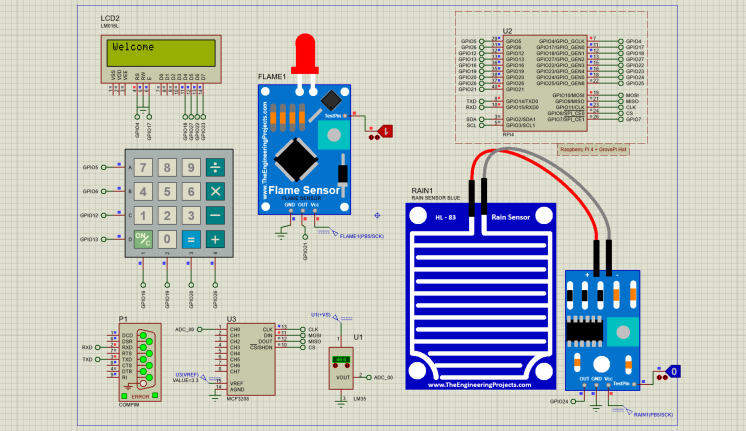
#> input picture media/1.png, 1492 x 862 px, given in place of the camera (shown at 1/2 size)
$ python myserial.py
#> lines starting #> are read from the running program, lines starting #| are printed output that depends on the picture; after the words box and inside, x2 and y2 are one past the last pixel; in counts of white or black regions, pixels touching at a corner belong together
import cv2
import numpy as np
import time
import serial
s = serial.Serial(port='COM1', baudrate=9600)
cap = cv2.VideoCapture(0)
flag = ""
cr=0
cb=0
cg=0
ret,im = cap.read()
#> im is the input picture: shape (862, 1492, 3); mean B, G, R 191.5, 191.1, 186.6
hsv = cv2.cvtColor(im,cv2.COLOR_BGR2HSV)
#> hsv: shape (862, 1492, 3); mean H, S, V 39.9, 50.6, 209
#yellow
lowyellow=np.array([20,50,100],dtype=np.uint8) #Lower Limit of Yetllow color
highyellow=np.array([42,255,255],dtype=np.uint8) #Upper LIMIT of Yellow Color
mask = cv2.inRange(hsv, lowyellow,highyellow) #Count Total number of pixel in lower and higher limit range correspond to Yellow color
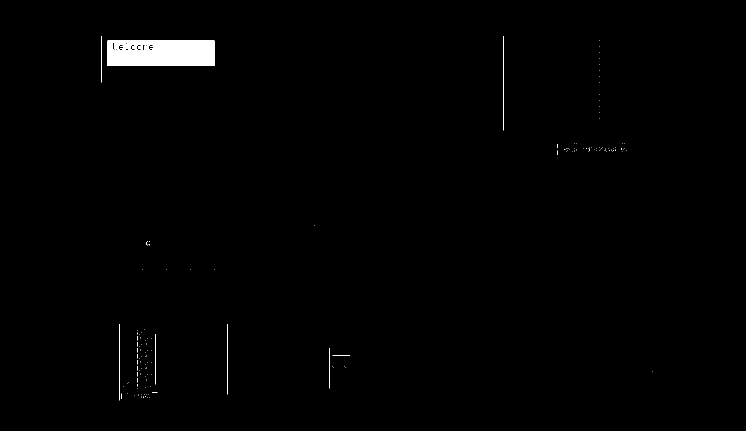
#> mask: shape (862, 1492) (shown at 1/2 size); 0.9% white; 149 white regions (141 under 20 px), largest, box (x1, y1, x2, y2) and area: (215, 81, 429, 132) 10515, (1007, 72, 1008, 261) 189, (239, 648, 240, 801) 153
#blue
lowblue=np.array([110,130,50],dtype=np.uint8)
highblue=np.array([130,255,255],dtype=np.uint8)
maskb = cv2.inRange(hsv, lowblue,highblue)
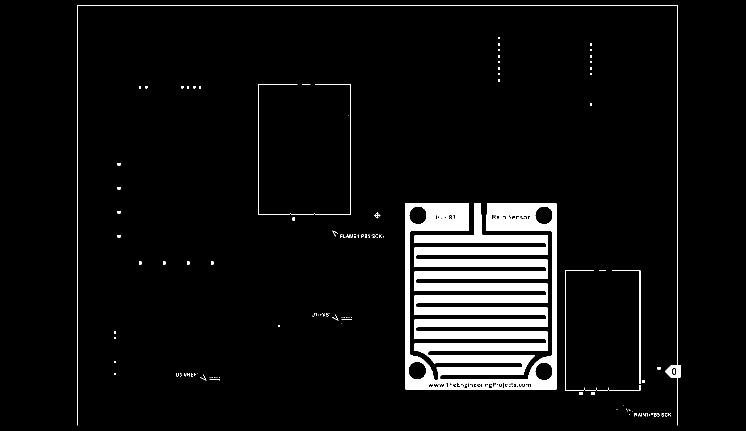
#> maskb: shape (862, 1492) (shown at 1/2 size); 6.2% white; 154 white regions (107 under 20 px), largest, box (x1, y1, x2, y2) and area: (811, 406, 1113, 779) 71322, (154, 10, 1361, 851) 3373, (516, 169, 595, 430) 725
#green
lowgreen=np.array([44,54,63],dtype=np.uint8)
highgreen=np.array([90,255,255],dtype=np.uint8)
maskg = cv2.inRange(hsv, lowgreen,highgreen)
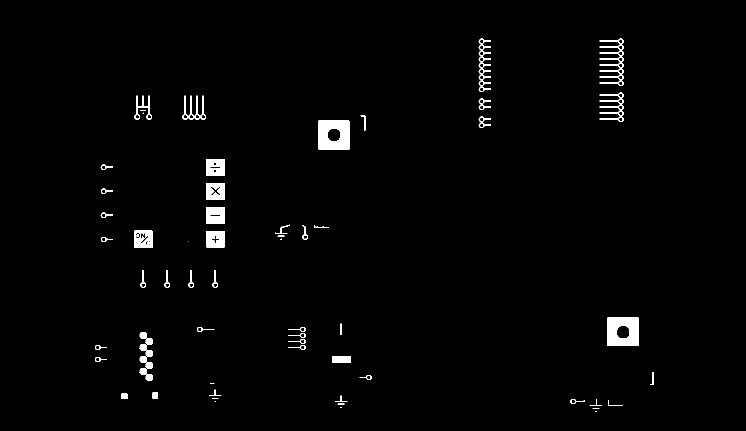
#> maskg: shape (862, 1492) (shown at 1/2 size); 1.5% white; 89 white regions (7 under 20 px), largest, box (x1, y1, x2, y2) and area: (636, 241, 699, 299) 3108, (1215, 635, 1278, 692) 3057, (413, 414, 449, 448) 1167

cv2.imshow("",im)   # show your video output on windows )
cr=cv2.countNonZero(mask) #count the total number of non-zero pixel from mask for yellow color
#> cr = 11601
cb=cv2.countNonZero(maskb) #count the total number of non-zero pixel from mask for blue color
#> cb = 79370
cg=cv2.countNonZero(maskg)  #count the total number of non-zero pixel from mask for blue green
#> cg = 19928
'''
Depending upon pixel limit print color name on output window
'''
if(cb>4000):
    print ("blue")
    flag = "blue"
    s.write(b'b')
elif(cg>32000):
    print ('green')
    flag = "green"
    s.write(b'g')
elif(cr>8000):
    print ('yellow')
    flag = "yellow"
    s.write(b'y')
else:
    s.write(b'n')
    flag = "no"
    print("no color detected")
while True:
    cr=0
    cb=0
    cg=0
    ret,im = cap.read() #READ FRAMES from Camera
    hsv = cv2.cvtColor(im,cv2.COLOR_BGR2HSV) #CONVERT FRAMES FROM COLOR TO HSV

    '''
    THE PIXELS IN THE IMAGE IN THE RANGE IN cv2.inRange() will be converted to white pixels and rest black
    lower_red = np.array([0,50,50])
    upper_red = np.array([20,255,255])
    mask0 = cv2.inRange(hsv, lower_red ,upper_red)

     #upper mask red
    lower_red = np.array([170,50,50])
    upper_red = np.array([180,255,255])
    mask1 = cv2.inRange(hsv, lower_red ,upper_red)
    mask=mask0+mask1'''
    #yellow
    lowyellow=np.array([20,50,100],dtype=np.uint8) #Lower Limit of Yetllow color
    highyellow=np.array([42,255,255],dtype=np.uint8) #Upper LIMIT of Yellow Color
    mask = cv2.inRange(hsv, lowyellow,highyellow) #Count Total number of pixel in lower and higher limit range correspond to Yellow color
    #blue
    lowblue=np.array([110,130,50],dtype=np.uint8)
    highblue=np.array([130,255,255],dtype=np.uint8)
    maskb = cv2.inRange(hsv, lowblue,highblue)
    #green
    lowgreen=np.array([44,54,63],dtype=np.uint8)
    highgreen=np.array([90,255,255],dtype=np.uint8)
    maskg = cv2.inRange(hsv, lowgreen,highgreen)

    cv2.imshow("",im)   # show your video output on windows )
    cr=cv2.countNonZero(mask) #count the total number of non-zero pixel from mask for yellow color
    cb=cv2.countNonZero(maskb) #count the total number of non-zero pixel from mask for blue color
    cg=cv2.countNonZero(maskg)  #count the total number of non-zero pixel from mask for blue green
    '''
    Depending upon pixel limit print color name on output window
    '''
    if(cb>4000):
        if(flag!="blue"):
            print ('blue')
            flag = "blue"
            s.write(b'b')
    elif(cg>32000):
        if(flag!="green"):
            print ('green')
            flag = "green"
            s.write(b'g')
    elif(cr>8000):
        if(flag !="yellow"):
            print ('yellow')
            flag = "yellow"
            s.write(b'y')
    else:
        if(flag !="no"):
            flag = "no"
            s.write(b'n')
            print("no color detected")
    if cv2.waitKey(1) & 0xff==ord('q'):
#> (key q is pressed here)
        break
cv2.waitKey()
cap.release()
cv2.destroyAllWindows()

$ run again, on media/2.png
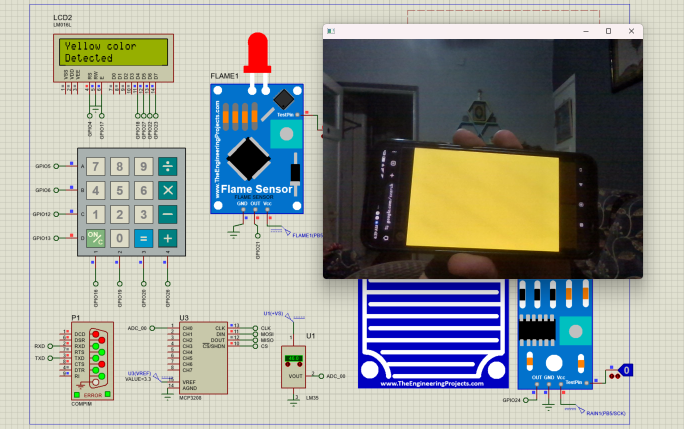
#> input picture media/2.png, 1368 x 858 px, given in place of the camera (shown at 1/2 size)
#> im is the input picture: shape (858, 1368, 3); mean B, G, R 152.9, 158.6, 155.3
#> hsv: shape (858, 1368, 3); mean H, S, V 51.4, 65.7, 174.9
#> `mask = cv2.inRange(hsv, lowyellow,highyellow)`:
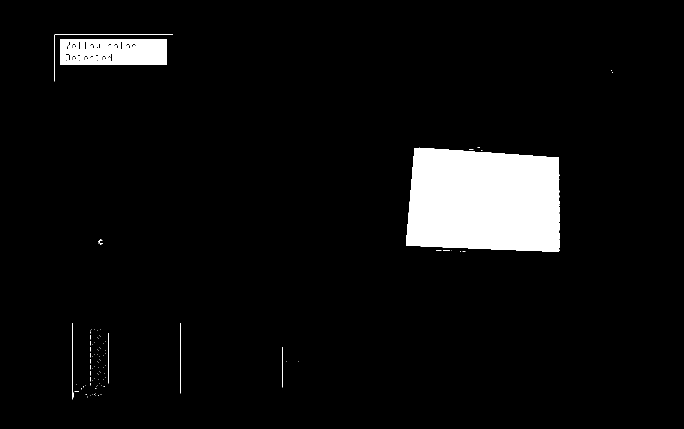
#> mask: shape (858, 1368) (shown at 1/2 size); 5.9% white; 100 white regions (92 under 20 px), largest, box (x1, y1, x2, y2) and area: (812, 295, 1119, 504) 57613, (120, 79, 334, 130) 9943, (108, 69, 346, 163) 330
#> maskb: shape (858, 1368); 4.1% white; 150 white regions (114 under 20 px), largest, box (x1, y1, x2, y2) and area: (716, 558, 1018, 777) 40245, (59, 8, 1266, 849) 4062, (421, 167, 500, 428) 802
#> `maskg = cv2.inRange(hsv, lowgreen,highgreen)`:
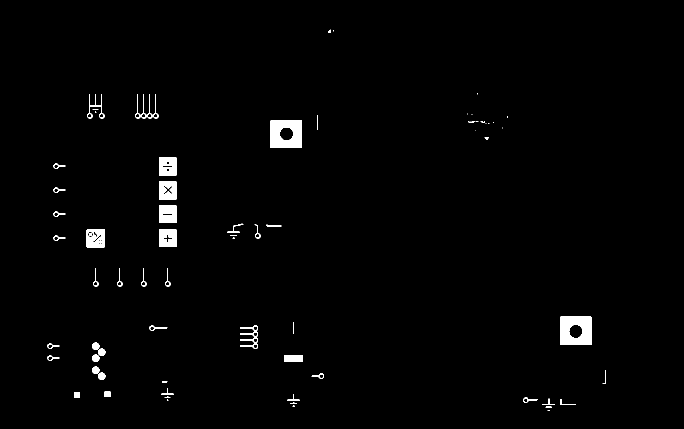
#> maskg: shape (858, 1368) (shown at 1/2 size); 1.5% white; 75 white regions (22 under 20 px), largest, box (x1, y1, x2, y2) and area: (1120, 633, 1183, 690) 3053, (541, 240, 604, 296) 2984, (318, 411, 354, 446) 1201
#> cr = 68668
#> cb = 48281
#> cg = 17096
